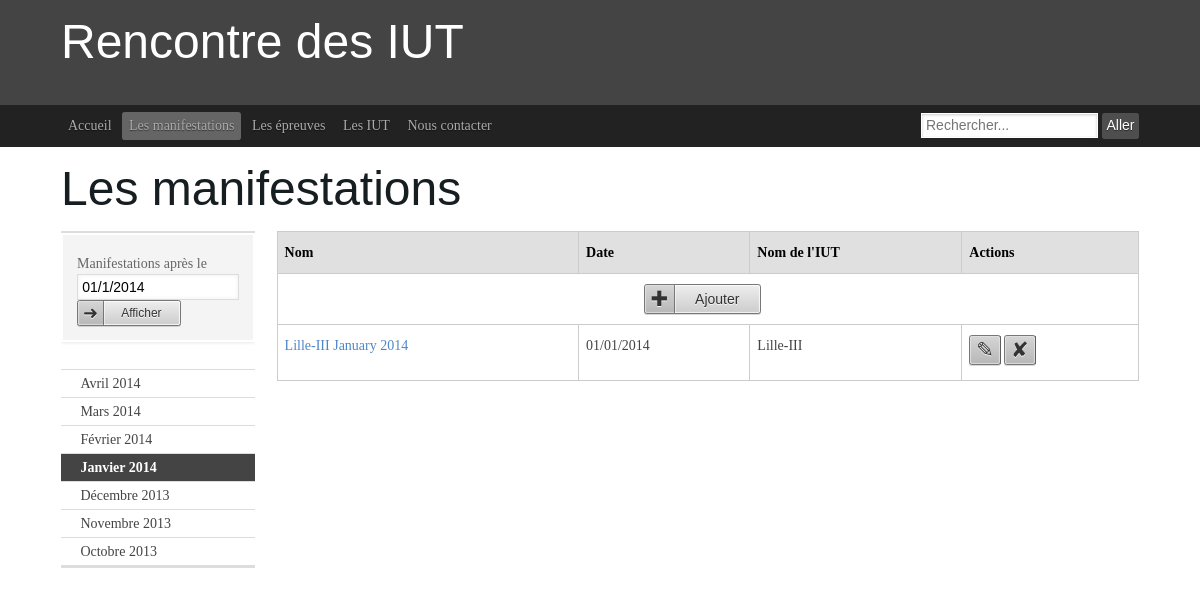
The page /manifs.php?date=01/1/2014&month=true on the database its author committed.
### tables this page shows
create table manifestation (
numMan int(5) not null auto_increment,
nomMan varchar(80),
dateMan date,
noIut int(5) not null,
primary key (numMan),
foreign key (noIut) references iut(noIut) on update cascade on delete cascade
);

create table iut (
noIut int(5) not null auto_increment,
nomIut varchar(80),
adresse varchar(80),
nbEtudiants int(5),
primary key (noIut)
);

### include/queryUtil.php (called while the page is built, shortened)
<?php
function query($query) {
    $bdd = mysqli_connect('aquassaut.pwnz.org','proje','tbdd','projet');
    $result = mysqli_query($bdd, $query);
    $array_sultat = [];
    $compteur = 0;
    while($row = $result->fetch_row()) {
        $array_sultat[$compteur] = $row;
        $compteur += 1;
    }
    return $array_sultat;
}
?>

### view/manifsView.php (called while the page is built, shortened)
<?php
require_once "include/queryUtil.php";
function selectAllManifestationsInMonth($date) {
    $arrayDate = explode("-", $date);
    $m = $arrayDate[1];
    $y = $arrayDate[0];
    $q = 'select numMan, nomMan, date_format(dateMan, "%d/%m/%Y"), nomIut, m.noIut
          from manifestation as m
          inner join iut as i on m.noIut = i.noIut
          where month(dateMan) = '.$m.' and year(dateMan) = '.$y.'
          order by dateMan desc;';
    return query($q);
}
?>

### manifs.php (the view, shortened to what this page needs)
<?php
require_once "include/pageTemplate.php";
require_once "view/manifsView.php";
function surroundingMonths($date) {
    echo('
                    <aside class="ym-g18 ym-gl ym-vlist">
                        <ul>
    ');
    $monthToString = [
        "Janvier",
        "Février",
        "Mars",
        "Avril",
        "Mai",
        "Juin",
        "Juillet",
        "Août",
        "Septembre",
        "Octobre",
        "Novembre",
        "Décembre"
    ];
    $arrayDate = explode("/", $date);
    $month = $arrayDate[1] - 1;
    echo('
                            <form id="formDate"  onsubmit="return checkDate();">
                                <li>
                                    <div class="ym-form ym-full">
                                        <div class="ym-fbox">
                                            <label for="Date ">Manifestations après le</label>
                                            <input id="date" type="text" name="date" value="'.$date.'" placeholder="jj/mm/aaaa" />
                                            <button type="submit" class="ym-button ym-next ym-small" name="Afficher" onClick="checkDate();" >Afficher</button>
                                        </div>
                                    </div>
                                </li>
                            </form>
                            <li>
                                <span id="errorDate"></span>
                            </li>
    ');
    for ($i = 3; $i >= -3; $i -= 1) {
        $m = $month + $i;
        $y = $arrayDate[2];
        if ($m < 0) {
            $y -= 1;
            $m += 12;
        } elseif ($m > 11) {
            $y += 1;
            $m -= 12;
        } elseif($i === 0) {
            echo ('
                            <li class="active"><strong>'.$monthToString[$m].' '.$y.'</strong></li>
            ');
            continue;
        }
        echo ('
                            <li><a href="?date=01/'.($m + 1).'/'.$y.'&month=true">'.$monthToString[$m].' '.$y.'</a></li>
        ');
    }
    echo('
                        </ul>
                    </aside>
    ');
}
function printManifestations($date, $bymonth) {
    list($jj,$mm,$yy) = explode("/",$date);
    if($bymonth)
        $manifs = selectAllManifestationsInMonth($yy."-".$mm."-".$jj);
    else
        $manifs = selectAllManifestationsAfter($yy."-".$mm."-".$jj);
    echo('
                    <script src="include/scriptManifs.js"></script>
                    <article class="ym-g80 ym-gr ym-content">
                        <table class="bordertable">
                            <thead>
                                <tr>
                                    <th>Nom</th>
                                    <th>Date</th>
                                    <th>Nom de l\'IUT</th>
                                    <th>Actions</th>
                                </tr>
                            </thead>
                            <tbody>
                                <tr id="0">
                                    <td colspan="4">
                                        <center>
                                            <button class="ym-button ym-add" onclick="popForm(0,0);">Ajouter</button>
                                        </center>
                                    </td>
                                </tr>
    ');
    foreach($manifs as $manif) {
        echo('
                                <tr id="'.$manif[0].'">
                                    <td><a id="manif-nom-'.$manif[0].'" href="manifDetail.php?num='.$manif[0].'" >'.$manif[1].'</a></td>
                                    <td id="manif-date-'.$manif[0].'">'.$manif[2].'</td>
                                    <td id="manif-nomIUT-'.$manif[0].'">'.$manif[3].'</td>
                                    <td>
                                        <form id="form-manif-'.$manif[0].'" method="post" action="">
                                            <input type="hidden" name="action" value="delete">
                                            <input type="hidden" name="id" value="'.$manif[0].'">
                                        </form>
                                        <button class="ym-button ym-edit ym-ico-btn" onclick="popForm('.$manif[0].','.$manif[4].');"></button>
                                        <button class="ym-button ym-delete ym-ico-btn" onclick="document.getElementById(\'form-manif-'.$manif[0].'\').submit();"> </button>
                                    </td>
                                </tr>
        ');
    }
    echo('
                            </tbody>
                        </table>
                    </article>
                    <select id="iutList" style="display : none;">
    ');
    echo('
                    </select>
    ');
}
$date = date("d/m/Y");
$bymonth = false;
if (isset($_GET['date'])) {
    $date = $_GET['date'];
}
if (isset($_GET['month'])) {
    $bymonth = $_GET['month'];
}
surroundingMonths($date);
printManifestations($date, $bymonth);
?>

### rows shown on the page
manifestation: nomMan "Lille-III January 2014", manif "01/01/2014", noIut.nomIut "Lille-III"

### other values the page prints
$page[1] "Accueil"
$page[1] "Les manifestations"
$page[1] "Les épreuves"
$page[1] "Les IUT"
$page[1] "Nous contacter"
$title "Les manifestations"
$monthToString[$m] "Avril"
$y "2014"
$monthToString[$m] "Mars"
$monthToString[$m] "Février"
$monthToString[$m] "Janvier"
$monthToString[$m] "Décembre"
$y "2013"
$monthToString[$m] "Novembre"
$monthToString[$m] "Octobre"
